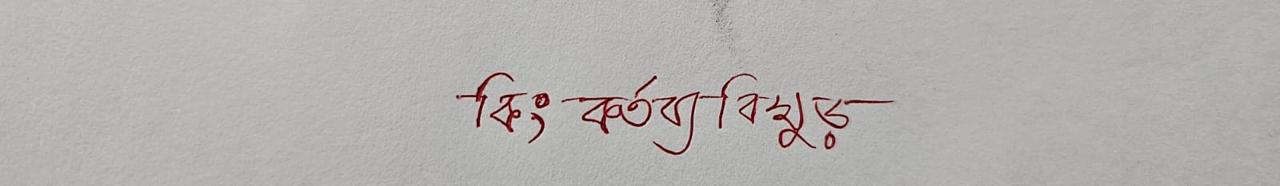
#> input picture tests/real_samples/IMG-20261002-WA0000.jpg, 1280 x 186 px
$ python -i preprocess.py   (imports and definitions only)
#> lines starting #> are read from the running program, lines starting #| are printed output that depends on the picture; after the words box and inside, x2 and y2 are one past the last pixel; in counts of white or black regions, pixels touching at a corner belong together
#> further down, picture is the input picture: shape (186, 1280, 3); mean B, G, R 174.8, 176.7, 178.9
"""
preprocess.py

Shared line-image preprocessing for training and inference.

`preprocess_line` picks a high-contrast channel for coloured ink, flattens
illumination, optionally Sauvola-binarizes, crops to the ink, deskews, and
resizes to height 64 without stretching. Callers pad on the right up to
`max_w` unless the line is so wide that fitting would squash the strokes.
"""

from __future__ import annotations

import logging
from dataclasses import dataclass

import cv2
import numpy as np

logger = logging.getLogger(__name__)


@dataclass
class PreprocessConfig:
    """Options for `preprocess_line`. `channel` is auto, gray, min, green, or lab_l."""

    target_h: int = 64
    max_w: int = 1280
    sauvola: bool = False
    clahe: bool = True
    deskew: bool = True
    crop: bool = True
    channel: str = "auto"
    allow_wide: bool = True
    min_stroke_h: int = 32
    margin: int = 8


def _as_bgr(img: np.ndarray) -> np.ndarray:
    if img.ndim == 2:
        return cv2.cvtColor(img, cv2.COLOR_GRAY2BGR)
    if img.shape[2] == 4:
        return cv2.cvtColor(img, cv2.COLOR_BGRA2BGR)
    return img


def _contrast(channel: np.ndarray) -> float:
    """Gap between the paper (bright) and the ink (dark)."""
    flat = channel.astype(np.float32).ravel()
    if flat.size == 0:
        return 0.0
    dark = float(np.percentile(flat, 5))
    bright = float(np.percentile(flat, 95))
    return bright - dark


def select_ink_channel(img: np.ndarray, which: str = "auto") -> np.ndarray:
    """Return one uint8 channel. `auto` keeps the candidate with the strongest ink."""
#> called with which = 'auto'
    if img.ndim == 2:
        gray = img
        if which in ("auto", "gray"):
            return gray
        bgr = _as_bgr(img)
    else:
        bgr = _as_bgr(img)
        gray = cv2.cvtColor(bgr, cv2.COLOR_BGR2GRAY)

    lab_l = cv2.cvtColor(bgr, cv2.COLOR_BGR2LAB)[:, :, 0]
    candidates = {
        "gray": gray,
        "min": np.min(bgr, axis=2),
        "green": bgr[:, :, 1],
        "lab_l": lab_l,
    }
    if which != "auto":
        if which not in candidates:
            raise ValueError(f"Unknown channel {which!r}. Use auto, gray, min, green, or lab_l.")
        return candidates[which]
    name = max(candidates, key=lambda key: _contrast(candidates[key]))
#> in _contrast, `dark = float(np.percentile(flat, 5))`: dark = 170
#> in _contrast, `bright = float(np.percentile(flat, 95))`: bright = 188
#> name = 'green'
    logger.debug("Ink channel %s contrast %.1f", name, _contrast(candidates[name]))
    return candidates[name]


def flatten_background(img: np.ndarray) -> np.ndarray:
    """Divide out a large-kernel illumination estimate."""
    bg = cv2.GaussianBlur(img, (0, 0), sigmaX=21, sigmaY=21)
    bg = np.maximum(bg, 1)
    flat = cv2.divide(img, bg, scale=255)
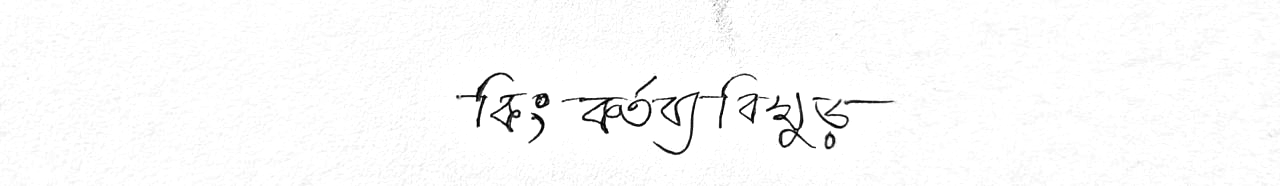
#> flat: shape (186, 1280); min 0, max 255, mean 250.3
    return np.clip(flat, 0, 255).astype(np.uint8)


def apply_clahe(img: np.ndarray) -> np.ndarray:
    clahe = cv2.createCLAHE(clipLimit=2.0, tileGridSize=(8, 8))
    return clahe.apply(img)


def sauvola_threshold(img: np.ndarray, window: int = 25, k: float = 0.2, r: float = 128.0) -> np.ndarray:
    """Local Sauvola threshold. Ink stays black (0) on a white (255) page."""
    if window % 2 == 0:
        window += 1
    values = img.astype(np.float32)
    mean = cv2.boxFilter(values, -1, (window, window), normalize=True)
    mean_sq = cv2.boxFilter(values * values, -1, (window, window), normalize=True)
    std = np.sqrt(np.maximum(mean_sq - mean * mean, 0))
    thresh = mean * (1.0 + k * (std / r - 1.0))
    binary = np.where(values > thresh, 255, 0).astype(np.uint8)
    return binary


def _ink_mask(img: np.ndarray) -> np.ndarray:
    """Foreground mask with specks removed. Ink is nonzero."""
    if img.std() < 1:
        return np.zeros(img.shape, dtype=np.uint8)
    _thr, inv = cv2.threshold(img, 0, 255, cv2.THRESH_BINARY_INV + cv2.THRESH_OTSU)
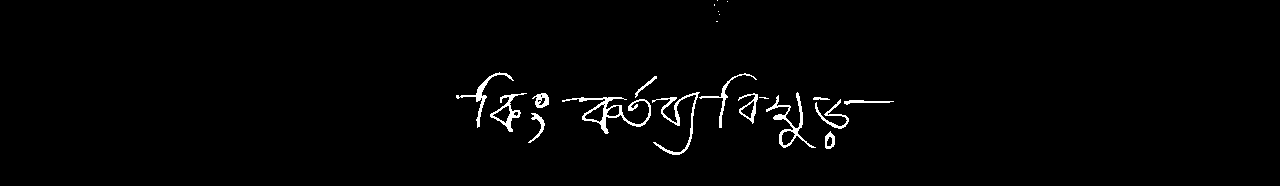
#> inv: shape (186, 1280); 1.5% white; 21 white regions (7 under 20 px), largest, box (x1, y1, x2, y2) and area: (562, 97, 651, 134) 685, (652, 92, 700, 155) 498, (766, 92, 816, 148) 497
    count, labels, stats, _centroids = cv2.connectedComponentsWithStats(inv, connectivity=8)
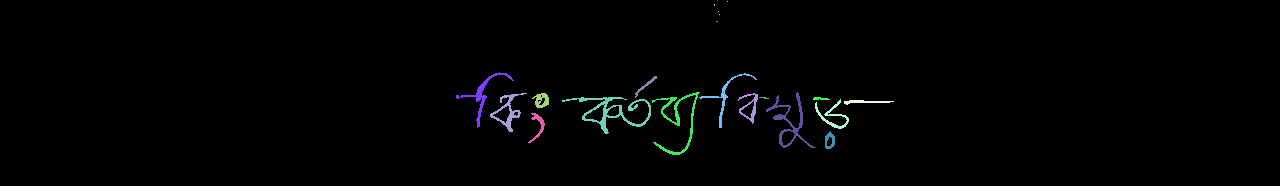
#> labels: shape (186, 1280) int32; 22 distinct labels, from 0 to 21; one colour per label, 0 black
#> count = 22; stats = 22 rows, first 6: [0, 0, 1280, 186, 234405], [717, 0, 1, 1, 1], [727, 1, 1, 1, 1], [714, 4, 1, 2, 2], [718, 11, 1, 1, 1], [719, 14, 1, 1, 1]
    if count <= 1:
        return np.zeros(img.shape, dtype=np.uint8)
    areas = stats[1:, cv2.CC_STAT_AREA]
#> areas = 21 values, max 685 at index 14, min 1 at index 0, mean 175
    min_area = max(12, int(0.0015 * img.size))
#> min_area = 357
    keep = np.zeros(count, dtype=np.uint8)
#> keep = 22 values from 0 to 0
    keep[1:] = (areas >= min_area).astype(np.uint8)
    return (keep[labels] * 255).astype(np.uint8)
#> returned value: shape (186, 1280); 0.71% white in thin lines or dots, all inside (x1, y1, x2, y2) = (562, 92, 816, 155)


def crop_to_ink(img: np.ndarray, margin: int = 8) -> np.ndarray:
    """Tight crop around ink, ignoring isolated specks. Returns `img` if no ink is found."""
    mask = _ink_mask(img)
    ys, xs = np.where(mask > 0)
#> ys = 1680 values from 92 to 154; xs = 1680 values, max 815 at index 1601, min 562 at index 258, mean 683.5
    if xs.size == 0:
        return img
    y0 = max(int(ys.min()) - margin, 0)
#> y0 = 84
    y1 = min(int(ys.max()) + margin + 1, img.shape[0])
#> y1 = 163
    x0 = max(int(xs.min()) - margin, 0)
#> x0 = 554
    x1 = min(int(xs.max()) + margin + 1, img.shape[1])
#> x1 = 824
    if y1 - y0 < 2 or x1 - x0 < 2:
        return img
    return img[y0:y1, x0:x1]
#> returned value: shape (79, 270)


def deskew_ink(img: np.ndarray, max_angle: float = 12.0) -> np.ndarray:
    """Straighten with minAreaRect. Near-level and extreme angles are left alone."""
    mask = _ink_mask(img)
#> in _ink_mask (call 2), `_thr, inv = cv2.threshold(img, 0, 255, cv2.THRESH_BINARY_INV + cv2.THR..`: inv: shape (79, 270); 10.3% white in thin lines or dots, all inside (x1, y1, x2, y2) = (8, 0, 270, 71)
#> in _ink_mask (call 2), `count, labels, stats, _centroids = cv2.connectedComponentsWithStats(in..`:
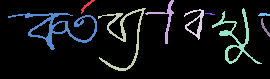
#> labels: shape (79, 270) int32; 10 distinct labels, from 0 to 9; one colour per label, 0 black
#> in _ink_mask (call 2), `count, labels, stats, _centroids = cv2.connectedComponentsWithStats(in..`: count = 10; stats = [[0, 0, 270, 79, 19133], [81, 0, 14, 14, 45], [145, 0, 29, 44, 188], [98, 8, 48, 63, 500], [184, 9, 20, 31, 189], [212, 8, 50, 56, 499], [8, 13, 89, 37, 688], [205, 13, 10, 2, 12], [258, 13, 12, 3, 29], [261, 18, 9, 19, 47]]
#> in _ink_mask (call 2), `areas = stats[1:, cv2.CC_STAT_AREA]`: areas = [45, 188, 500, 189, 499, 688, 12, 29, 47]
#> in _ink_mask (call 2), `return (keep[labels] * 255).astype(np.uint8)`:
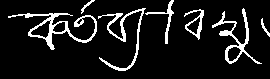
#> returned value: shape (79, 270); 10.1% white in thin lines or dots, all inside (x1, y1, x2, y2) = (8, 0, 270, 71)
    ys, xs = np.where(mask > 0)
#> ys = 2156 values from 0 to 70; xs = 2156 values, max 269 at index 1392, min 8 at index 467, mean 140.4
    if xs.size < 40:
        ink = np.column_stack(np.where(img < 190))
        if ink.shape[0] < 40:
            return img
        coords = np.column_stack([ink[:, 1], ink[:, 0]]).astype(np.float32)
    else:
        coords = np.column_stack([xs, ys]).astype(np.float32)
#> coords = 2156 pairs, first value 8 to 269, second value 0 to 70
    angle = cv2.minAreaRect(coords)[-1]
#> angle = -90
    if angle < -45:
        angle = 90 + angle
#> angle = 0
    if abs(angle) < 0.4 or abs(angle) > max_angle:
        return img
    height, width = img.shape
    matrix = cv2.getRotationMatrix2D((width / 2, height / 2), angle, 1.0)
    return cv2.warpAffine(img, matrix, (width, height), flags=cv2.INTER_LINEAR, borderValue=255)


def resize_pad(img: np.ndarray, target_h: int, max_w: int, allow_wide: bool, min_stroke_h: int) -> np.ndarray:
    """Resize to `target_h` keeping aspect ratio, then right-pad. Never stretch."""
#> called with target_h = 64, max_w = 1280, allow_wide = True, min_stroke_h = 32
    height, width = img.shape
#> height = 79; width = 270
    if height < 1 or width < 1:
        canvas = np.full((target_h, max_w), 255, dtype=np.uint8)
        return canvas
    natural_w = max(1, int(round(width * (target_h / float(height)))))
#> natural_w = 219
    if natural_w <= max_w:
        resized = cv2.resize(img, (natural_w, target_h), interpolation=cv2.INTER_AREA)
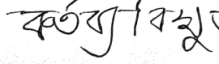
#> resized: shape (64, 219); min 6, max 255, mean 232.6
        canvas = np.full((target_h, max_w), 255, dtype=np.uint8)
        canvas[:, :natural_w] = resized
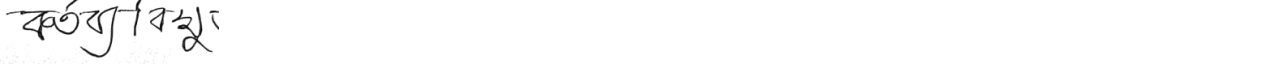
#> canvas: shape (64, 1280); min 6, max 255, mean 251.2
        return canvas

    # Fitting the width would shrink the height. Refuse when strokes would vanish.
    fitted_h = max(1, int(round(height * (max_w / float(width)))))
    if allow_wide and fitted_h < min_stroke_h:
        logger.info(
            "Wide line kept at %d x %d (fitting to width %d would shrink height to %d).",
            target_h,
            natural_w,
            max_w,
            fitted_h,
        )
        resized = cv2.resize(img, (natural_w, target_h), interpolation=cv2.INTER_AREA)
        return resized

    scale = max_w / float(width)
    new_h = max(1, int(round(height * scale)))
    resized = cv2.resize(img, (max_w, new_h), interpolation=cv2.INTER_AREA)
    canvas = np.full((target_h, max_w), 255, dtype=np.uint8)
    top = max((target_h - new_h) // 2, 0)
    canvas[top : top + new_h, :] = resized[: target_h - top, :]
    return canvas


def preprocess_line(img: np.ndarray, config: PreprocessConfig | None = None) -> np.ndarray:
    """
    Prepare one handwritten line.

    Returns a uint8 grayscale image of height `config.target_h`. Width is
    `config.max_w` with right padding, or wider when preserving the aspect
    ratio is required to keep the strokes readable.
    """
    if img is None or np.size(img) == 0:
        raise ValueError("Empty image passed to preprocess_line")
    cfg = config or PreprocessConfig()
    gray = select_ink_channel(img, cfg.channel)
    gray = flatten_background(gray)
    if cfg.clahe:
        gray = apply_clahe(gray)
    if cfg.sauvola:
        gray = sauvola_threshold(gray)
    if cfg.crop:
        gray = crop_to_ink(gray, margin=cfg.margin)
    if cfg.deskew:
        gray = deskew_ink(gray)
    return resize_pad(gray, cfg.target_h, cfg.max_w, cfg.allow_wide, cfg.min_stroke_h)

>>> import cv2
>>> picture = cv2.imread('tests/real_samples/IMG-20261002-WA0000.jpg')
>>> result = preprocess_line(picture)
